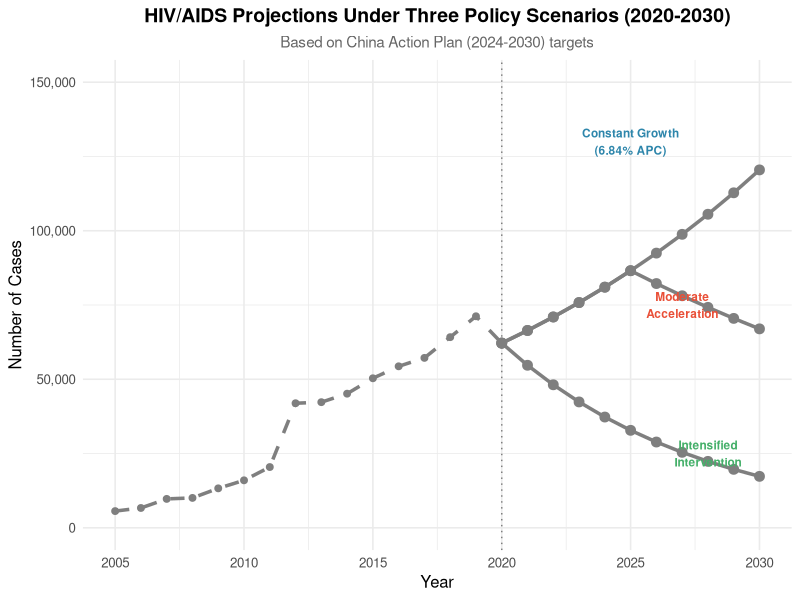

Generate this figure with R:
#!/usr/bin/env Rscript
# =============================================================================
# R Script for Policy Scenario Analysis
# Generates Figure 6: Scenario Analysis
# Author: Yu Shuang
# Date: 2025
# =============================================================================

# Install and load required packages
if (!require("tidyverse")) install.packages("tidyverse", repos = "https://cloud.r-project.org/")
if (!require("readxl")) install.packages("readxl", repos = "https://cloud.r-project.org/")

library(tidyverse)
library(readxl)

# =============================================================================
# 1. Data Preparation
# =============================================================================

# Read annual data from validated data file
annual_data <- read.csv("data/joinpoint_data.csv")

# Base year (2020) cases - use original data (62,167) for scenario projections
# Note: This matches the paper's baseline (not the BAPC-processed 61,412)
base_cases <- annual_data %>% filter(year == 2020) %>% pull(cases)

# =============================================================================
# 2. Define Scenarios
# =============================================================================

# Scenario 1: Constant Growth (Pessimistic)
# Assumes APC of 6.84% continues throughout 2021-2030
scenario_constant <- function(base, years, apc) {
  cases <- numeric(length(years))
  cases[1] <- base * (1 + apc/100)
  for (i in 2:length(years)) {
    cases[i] <- cases[i-1] * (1 + apc/100)
  }
  return(round(cases))
}

# Scenario 2: Moderate Acceleration
# 2021-2025: Maintain APC 6.84%
# 2026-2030: 5% annual decline
scenario_moderate <- function(base, years) {
  cases <- numeric(length(years))
  # 2021-2025: 6.84% growth (5 years: 2021,2022,2023,2024,2025)
  cases[1] <- base * (1 + 6.84/100)  # 2021
  cases[2] <- cases[1] * (1 + 6.84/100)  # 2022
  cases[3] <- cases[2] * (1 + 6.84/100)  # 2023
  cases[4] <- cases[3] * (1 + 6.84/100)  # 2024
  cases[5] <- cases[4] * (1 + 6.84/100)  # 2025
  # 2026-2030: 5% decline (5 years)
  cases[6] <- cases[5] * (1 - 5/100)  # 2026
  cases[7] <- cases[6] * (1 - 5/100)  # 2027
  cases[8] <- cases[7] * (1 - 5/100)  # 2028
  cases[9] <- cases[8] * (1 - 5/100)  # 2029
  cases[10] <- cases[9] * (1 - 5/100) # 2030
  return(round(cases))
}

# Scenario 3: Intensified Intervention (Optimistic)
# 2021-2025: 12% annual decline (achieving 90-95-95 by 2025)
# 2026-2030: 12% annual decline (achieving 95-95-95 by 2030)
# Note: Consistent 12% decline throughout 2021-2030
scenario_intensified <- function(base, years) {
  cases <- numeric(length(years))
  # 2021-2030: 12% decline throughout
  cases[1] <- base * (1 - 12/100)
  for (i in 2:length(years)) {
    cases[i] <- cases[i-1] * (1 - 12/100)
  }
  return(round(cases))
}

# =============================================================================
# 3. Generate Scenario Projections
# =============================================================================

years <- 2021:2030

scenario_results <- data.frame(
  year = years,
  constant_growth = scenario_constant(base_cases, years, 6.84),
  moderate_acceleration = scenario_moderate(base_cases, years),
  intensified_intervention = scenario_intensified(base_cases, years)
)

# Add base year
scenario_results <- rbind(
  data.frame(
    year = 2020,
    constant_growth = base_cases,
    moderate_acceleration = base_cases,
    intensified_intervention = base_cases
  ),
  scenario_results
)

# Convert to long format
scenario_long <- scenario_results %>%
  pivot_longer(
    cols = -year,
    names_to = "scenario",
    values_to = "cases"
  ) %>%
  mutate(
    scenario = factor(scenario, 
                      levels = c("constant_growth", "moderate_acceleration", "intensified_intervention"),
                      labels = c("Constant Growth", "Moderate Acceleration", "Intensified Intervention"))
  )

# Save scenario results
write.csv(scenario_results, "scenario_analysis_corrected.csv", row.names = FALSE)

# =============================================================================
# 4. Summary Statistics
# =============================================================================

# Calculate key metrics
summary_stats <- scenario_results %>%
  summarise(
    year_2030_constant = constant_growth[year == 2030],
    year_2030_moderate = moderate_acceleration[year == 2030],
    year_2030_intensified = intensified_intervention[year == 2030],
    reduction_vs_constant = round((1 - year_2030_intensified / year_2030_constant) * 100, 1),
    reduction_vs_base = round((1 - year_2030_intensified / base_cases) * 100, 1)
  )

print("Scenario Analysis Summary:")
print(paste("2030 Constant Growth:", summary_stats$year_2030_constant, "cases"))
print(paste("2030 Moderate Acceleration:", summary_stats$year_2030_moderate, "cases"))
print(paste("2030 Intensified Intervention:", summary_stats$year_2030_intensified, "cases"))
print(paste("Reduction vs Constant Growth:", summary_stats$reduction_vs_constant, "%"))
print(paste("Reduction vs 2020 Base:", summary_stats$reduction_vs_base, "%"))

# =============================================================================
# 5. Visualization - Figure 6: Scenario Analysis
# =============================================================================

# Color palette
colors <- c(
  primary = "#2E86AB",
  secondary = "#E94F37",
  tertiary = "#44AF69",
  quaternary = "#F18F01",
  gray = "#6C757D"
)

# Create scenario plot
p <- ggplot(scenario_long, aes(x = year, y = cases, color = scenario)) +
  geom_line(linewidth = 1.2) +
  geom_point(size = 3) +
  # Add observed data
  geom_line(data = annual_data, aes(x = year, y = cases, color = NULL), 
            inherit.aes = FALSE, linewidth = 1.2, color = "gray50", linetype = "dashed") +
  geom_point(data = annual_data, aes(x = year, y = cases, color = NULL),
             inherit.aes = FALSE, size = 2, color = "gray50") +
  # Vertical line at 2020
  geom_vline(xintercept = 2020, linetype = "dotted", color = "gray50") +
  # Annotations
  annotate("text", x = 2025, y = 130000, label = "Constant Growth\n(6.84% APC)", 
           color = colors["primary"], size = 3, fontface = "bold") +
  annotate("text", x = 2027, y = 75000, label = "Moderate\nAcceleration", 
           color = colors["secondary"], size = 3, fontface = "bold") +
  annotate("text", x = 2028, y = 25000, label = "Intensified\nIntervention", 
           color = colors["tertiary"], size = 3, fontface = "bold") +
  scale_color_manual(values = c(colors["primary"], colors["secondary"], colors["tertiary"])) +
  scale_y_continuous(labels = scales::comma_format(), limits = c(0, 150000)) +
  labs(
    title = "HIV/AIDS Projections Under Three Policy Scenarios (2020-2030)",
    subtitle = "Based on China Action Plan (2024-2030) targets",
    x = "Year",
    y = "Number of Cases",
    color = "Scenario"
  ) +
  theme_minimal(base_size = 12) +
  theme(
    plot.title = element_text(hjust = 0.5, size = 14, face = "bold"),
    plot.subtitle = element_text(hjust = 0.5, size = 11, color = "gray40"),
    legend.position = "bottom"
  )

ggsave("Figure6_Scenario_Analysis.png", p, width = 10, height = 6, dpi = 300)

# =============================================================================
# 6. Create Table 1 Data
# =============================================================================

# Create formatted table for manuscript
table1 <- scenario_results %>%
  filter(year %in% c(2020, 2025, 2030)) %>%
  mutate(
    Year = year,
    `Constant Growth` = format(constant_growth, big.mark = ","),
    `Moderate Acceleration` = format(moderate_acceleration, big.mark = ","),
    `Intensified Intervention` = format(intensified_intervention, big.mark = ",")
  ) %>%
  select(Year, `Constant Growth`, `Moderate Acceleration`, `Intensified Intervention`)

print("Table 1: Projected HIV/AIDS Cases Under Three Scenarios")
print(table1)

write.csv(table1, "table1_scenario_projections.csv", row.names = FALSE)

# =============================================================================
# 7. Cumulative Cases Analysis
# =============================================================================

# Calculate cumulative cases for each scenario
cumulative_cases <- scenario_results %>%
  mutate(
    cum_constant = cumsum(constant_growth),
    cum_moderate = cumsum(moderate_acceleration),
    cum_intensified = cumsum(intensified_intervention)
  )

# Cases averted by intensified intervention
cases_averted <- cumulative_cases %>%
  summarise(
    total_constant = sum(constant_growth),
    total_moderate = sum(moderate_acceleration),
    total_intensified = sum(intensified_intervention),
    averted_vs_constant = total_constant - total_intensified,
    averted_vs_moderate = total_moderate - total_intensified
  )

print("Cumulative Cases (2021-2030):")
print(paste("Constant Growth:", format(cases_averted$total_constant, big.mark = ",")))
print(paste("Moderate Acceleration:", format(cases_averted$total_moderate, big.mark = ",")))
print(paste("Intensified Intervention:", format(cases_averted$total_intensified, big.mark = ",")))
print(paste("Cases Averted vs Constant:", format(cases_averted$averted_vs_constant, big.mark = ",")))
print(paste("Cases Averted vs Moderate:", format(cases_averted$averted_vs_moderate, big.mark = ",")))

# =============================================================================
# End of Script
# =============================================================================
